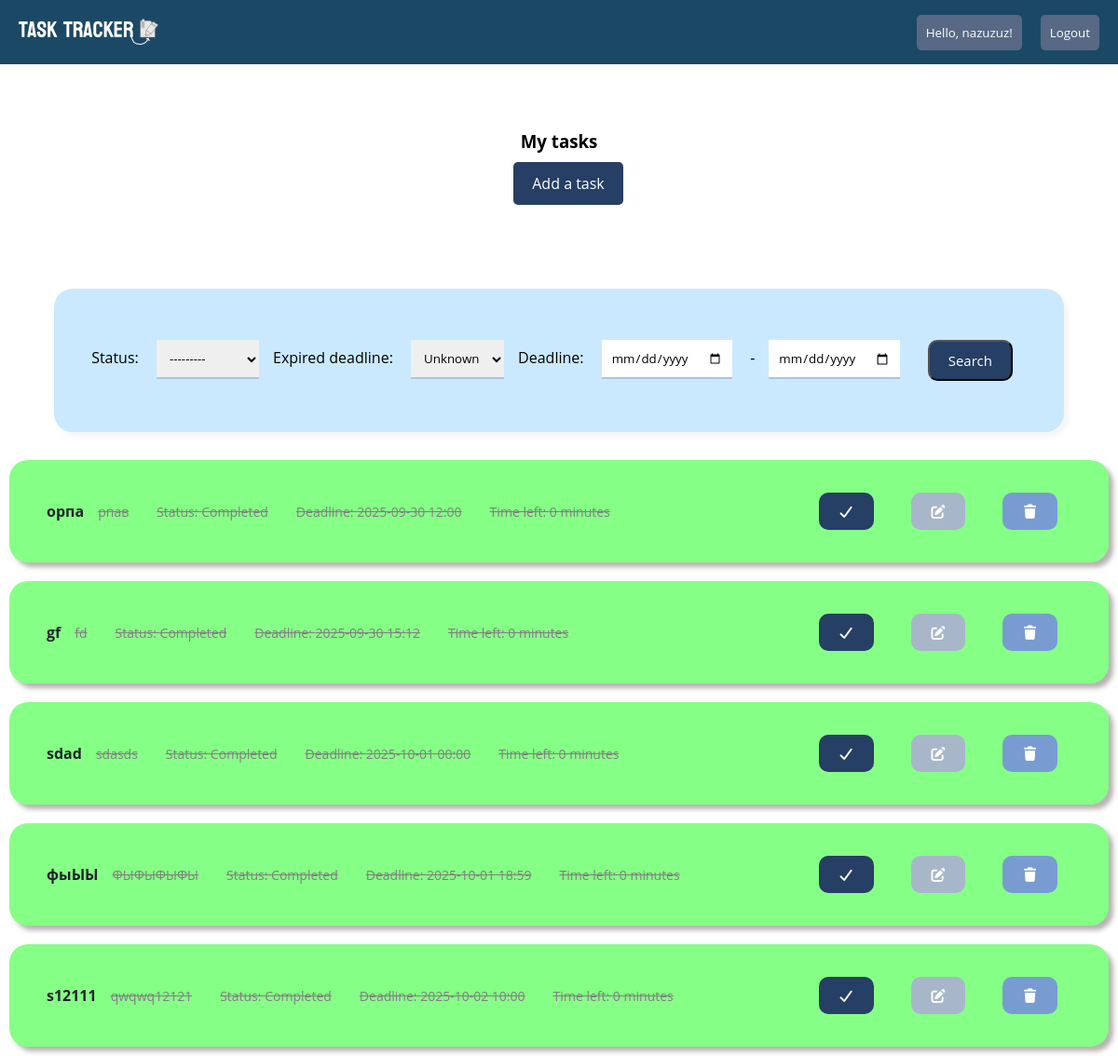
Before: / (signed in) with the older database file.
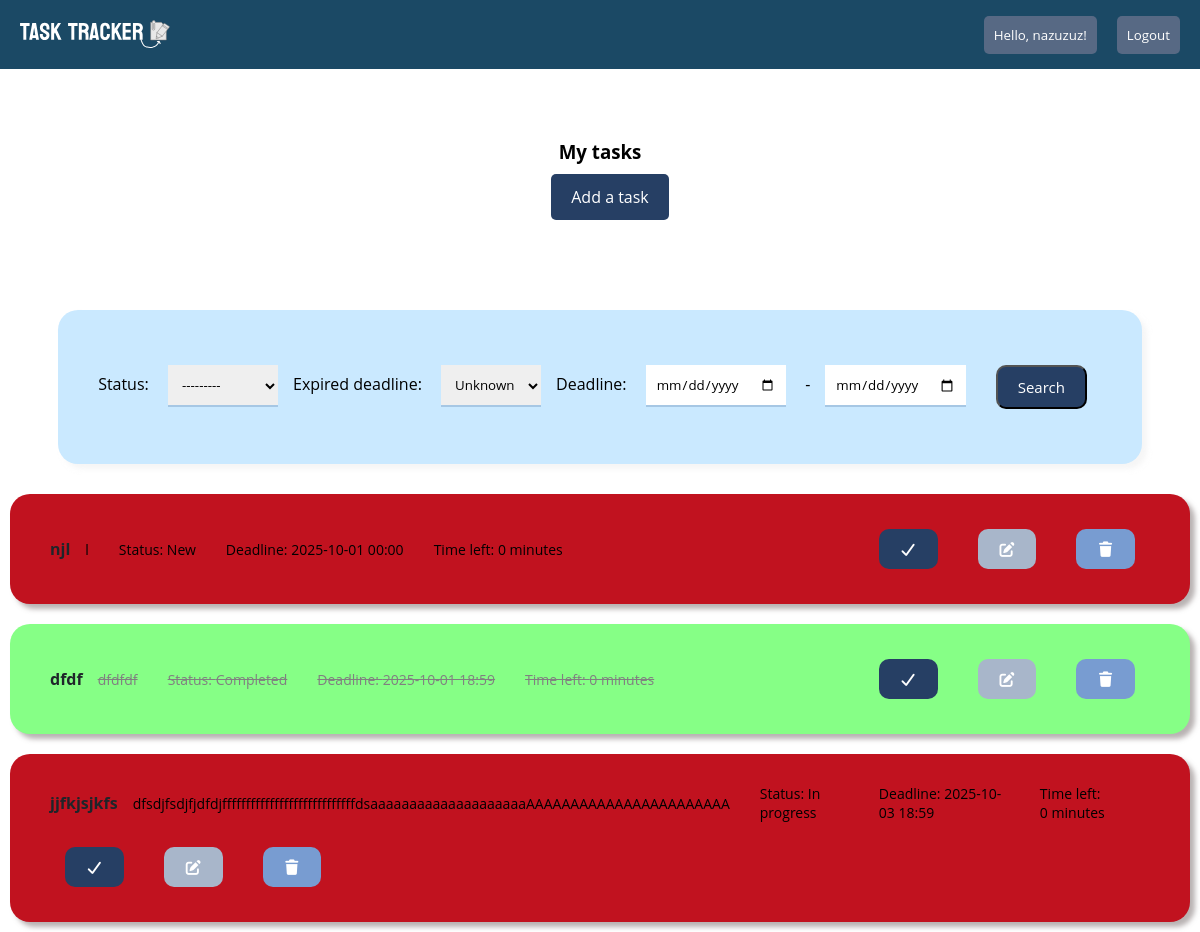
After: the same page with the newer database file.
### todo/models.py (models this page shows, shortened)
class Task(models.Model):
    new_status="new"
    in_progress_status="in_progress"
    done_status="done"
    CHOICE_STATUS=[
        (new_status,"New"),
        (in_progress_status,"In progress"),
        (done_status,"Completed"),
    ]
    title=models.CharField(max_length=200)
    description=models.TextField(blank=True)
    deadline=models.DateTimeField()
    is_notified=models.BooleanField(default=False)
    status=models.CharField(max_length=20,choices=CHOICE_STATUS,default=new_status)
    created_at=models.DateTimeField(auto_now_add=True)
    user_owner=models.ForeignKey(User,on_delete=models.CASCADE)

### todo/views.py (the view)
# urls.py: 2. Add a URL to urlpatterns:  path('', views.home, name='home')
@login_required(login_url="login")
@login_required
def home(request):
    tasks=Task.objects.filter(user_owner=request.user).order_by("deadline")
    myfilter=TaskFilter(request.GET,queryset=tasks)
    tasks=myfilter.qs
    now=timezone.now()
    for task in tasks:
        if task.deadline<now:
            task.deadline_status="overdue"
        elif task.deadline-now <= timedelta(hours=24):
            task.deadline_status="soon"
        else:
            task.deadline_status="normal"
    return render(request,"todo_folder/home.html",{"tasks":tasks, "choice_status": Task.CHOICE_STATUS,"myfilter":myfilter,})

### todo/templates/todo_folder/home.html (shortened to what this page needs)
{% load static %}
<!DOCTYPE html>
<html lang="en">
<head>
    <link rel="stylesheet" href="{% static 'css/home.css' %}">
    <link rel="stylesheet" href="https://cdnjs.cloudflare.com/ajax/libs/font-awesome/7.0.1/css/all.min.css" />
</head>
<body>
    <nav>
        <div class="logo"><a href="{% url 'home' %}"><img class="logo_pic" src="{% static 'img/logo.svg' %}"></a></div>
        <ul class="nav-links">
            <button class="login1"><a href="{% url 'login' %}">Hello, {{request.user}}!</a></button>
            <button class="login1"><a href="{% url 'logout' %}">Logout</a></button>
        </ul>
    </nav>
    {% block content %}
    <div class="filter_and_tasks">
    <div class="main_container">
    <div class="buttons">
    <h3 class="text_main">My tasks</h3>
    <a class="add_tasks" href="{% url 'task_create' %}"> Add a task </a>
    </div>
</div>
<div class="main_box_for_filter">
<div class="box_for_filter">
    <form class="filtering" method="get">
    {{ myfilter.form.as_p }}
    <button class="submit_btn" type="submit">Search</button>
    </form>
</div>
</div>
</div>
    <ul>
        {% for task in tasks %}
        <div class="all">
        <div class="box
        {% if task.status == 'done' %}done
        {% elif task.deadline_status == 'soon'%}soon
        {% elif task.deadline_status == 'overdue'%}overdue{% endif %}">
        <div class="all_requirements">
            <h4 class="text1"><strong> {{task.title}}</strong></h4>
            <p class="text">{{task.description}}</p>
            <p class="text"> Status:  {{ task.get_status_display }}</p>
            <p class="text"> Deadline: {{ task.deadline|date:"Y-m-d H:i"}}<br></p>
            <p class="text">Time left: {{ task.deadline|timeuntil }}</p>
        </div>
            <div class="btns">
            <a class="done_btn" href="{% url 'task_mark_done' task.pk %}"><i class="fa-solid fa-check" ></i></a>
            <a class="update_btn" href="{% url 'task_update' task.pk %}"><i class="fa-solid fa-pen-to-square"></i></a>
            <a class="delete_btn" href="{% url 'task_delete' task.pk %}"><i class="fa-solid fa-trash"></i></a>
            </div>
        </div>
    </div>
        {% empty %}
        <p class="no-text">No tasks have been submitted</p>
        {% endfor %}
    </ul>
    {% endblock %}
</body>
</html>

### todo/static/css/home.css (style rules this page uses)
* { margin: 0; padding: 0; box-sizing: border-box; font-family: 'Open Sans', sans-serif; }
nav { background: #1b4965; color: white; display: flex; justify-content: space-between; align-items: center; padding: 10px 20px; }
.logo_pic { width: 150px; cursor: pointer; }
.nav-links { display: flex; list-style: none; gap: 20px; }
.register1, .login1 { background-color: #576984; color: #fff; padding: 10px 10px; border-radius: 5px; border: none; }
.register1 a, .login1 a { color: #fff; text-decoration: none; }
.all { display: flex; justify-content: center; align-items: center; width: 100%; }
.text { color: #000000; padding: 10px 15px; font-size: 14px; text-align: left; align-items: center; }
h4.text1 { color: #1f252a; align-items: center; list-style-type: circle; }
.box { display: flex; justify-content: space-between; padding: 20px 40px; width: 100%; height: auto; max-width: 1200px; align-items: center; background-color: #bee9e8; border-radius: 20px; flex-wrap: wrap; margin: 10px; box-shadow: 5px 5px 5px rgba(116, 103, 103, 0.5); color: #000000; }
.update_btn { background-color: #a8b6ca; color: #fff; padding: 10px 20px; margin: 15px; border-radius: 10px; cursor: pointer; font-size: 15px; text-decoration: none; }
.btns { display: flex; gap: 10px; flex-shrink: 0; }
.filtering { display: flex; flex-wrap: wrap; justify-content: center; margin: 20px; padding: 20px; }
.buttons { display: flex; flex-direction: column; justify-content: center; text-align: center; margin-top: 40px; }
.add_tasks { padding: 12px 10px; margin: 10px; width: 100%; background-color: #263f64; color: #fff; text-decoration: none; border-radius: 5px; }
.main_container { display: flex; justify-content: center; margin: 30px; }
.submit_btn { background-color: #263f64; color: #fff; padding: 10px 20px; margin: 15px; border-radius: 10px; cursor: pointer; font-size: 15px; text-align: center; }
.done_btn { background-color: #263f64; color: #fff; padding: 10px 20px; margin: 15px; border-radius: 10px; cursor: pointer; font-size: 15px; text-decoration: none; }
.box.done { background-color: #86ff86; }
.box.done p.text { text-decoration: line-through; color: gray; }
.box.overdue { background-color: #c1121f; }
.box_for_filter { display: flex; box-shadow: 5px 5px 5px rgba(238, 237, 237, 0.5); background-color: #cae9ff; width: 100%; border-radius: 20px; }
.main_box_for_filter { display: flex; justify-content: center; padding: 20px; margin-top: 30px; }
#id_deadline_time_0, #id_deadline_time_1, #id_expired_date, #id_status { border: none; border-bottom: 2px solid #a6c7e4; border-radius: 0px; outline: none; padding: 10px; margin: 15px; }
.all_requirements { display: flex; align-items: center; }
.filter_and_tasks { display: flex; justify-content: center; flex-wrap: wrap; }
.delete_btn { background-color: #789cd1; color: #fff; padding: 10px 20px; margin: 15px; font-size: 15px; border-radius: 10px; text-decoration: none; border: none; }

Changed rows visible on the page:
removed Task: title "орпа", description "рпав", status "Completed", deadline "2025-09-30 12:00", deadline "0 minutes"
removed Task: title "gf", description "fd", status "Completed", deadline "2025-09-30 15:12", deadline "0 minutes"
removed Task: title "sdad", description "sdasds", status "Completed", deadline "2025-10-01 00:00", deadline "0 minutes"
removed Task: title "фыЫЫ", description "ФЫФЫФЫФЫ", status "Completed", deadline "2025-10-01 18:59", deadline "0 minutes"
removed Task: title "s12111", description "qwqwq12121", status "Completed", deadline "2025-10-02 10:00", deadline "0 minutes"
added Task: title "njl", description "l", status "New", deadline "2025-10-01 00:00", deadline "0 minutes"
added Task: title "dfdf", description "dfdfdf", status "Completed", deadline "2025-10-01 18:59", deadline "0 minutes"
added Task: title "jjfkjsjkfs", description "dfsdjfsdjfjdfdjffffffffffffffffffffffffffffdsaaaaaaaaaaaaaaaaaaaaAAAAAAAAAAAAAAAAAAAAAAA", status "In progress", deadline "2025-10-03 18:59", deadline "0 minutes"
